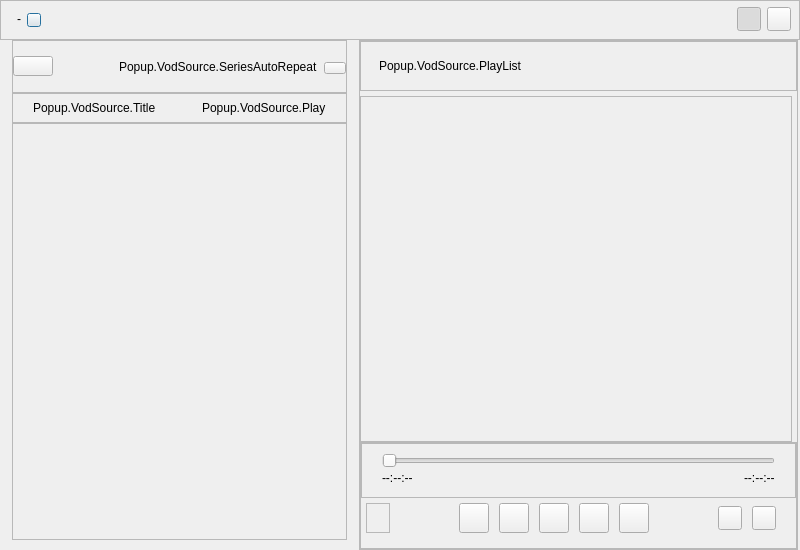
<?xml version="1.0" encoding="UTF-8"?>
<ui version="4.0">
 <class>AFQVodSourceDialog</class>
 <widget class="QDialog" name="AFQVodSourceDialog">
  <property name="geometry">
   <rect>
    <x>0</x>
    <y>0</y>
    <width>800</width>
    <height>550</height>
   </rect>
  </property>
  <property name="sizePolicy">
   <sizepolicy hsizetype="Preferred" vsizetype="Fixed">
    <horstretch>0</horstretch>
    <verstretch>0</verstretch>
   </sizepolicy>
  </property>
  <property name="minimumSize">
   <size>
    <width>800</width>
    <height>550</height>
   </size>
  </property>
  <property name="maximumSize">
   <size>
    <width>800</width>
    <height>16777215</height>
   </size>
  </property>
  <property name="windowTitle">
   <string>Dialog</string>
  </property>
  <property name="styleSheet">
   <string notr="true"/>
  </property>
  <layout class="QVBoxLayout" name="verticalLayout">
   <property name="spacing">
    <number>0</number>
   </property>
   <property name="leftMargin">
    <number>0</number>
   </property>
   <property name="topMargin">
    <number>0</number>
   </property>
   <property name="rightMargin">
    <number>0</number>
   </property>
   <property name="bottomMargin">
    <number>0</number>
   </property>
   <item>
    <widget class="QFrame" name="titleFrame">
     <property name="maximumSize">
      <size>
       <width>16777215</width>
       <height>50</height>
      </size>
     </property>
     <property name="frameShape">
      <enum>QFrame::StyledPanel</enum>
     </property>
     <property name="frameShadow">
      <enum>QFrame::Raised</enum>
     </property>
     <property name="MoveInAllArea" stdset="0">
      <bool>true</bool>
     </property>
     <layout class="QHBoxLayout" name="horizontalLayout_1">
      <property name="spacing">
       <number>6</number>
      </property>
      <property name="leftMargin">
       <number>16</number>
      </property>
      <property name="topMargin">
       <number>6</number>
      </property>
      <property name="rightMargin">
       <number>8</number>
      </property>
      <property name="bottomMargin">
       <number>8</number>
      </property>
      <item>
       <widget class="QLabel" name="labelCaption">
        <property name="text">
         <string>-</string>
        </property>
        <property name="labelType" stdset="0">
         <string>labelTitle</string>
        </property>
       </widget>
      </item>
      <item>
       <layout class="QVBoxLayout" name="verticalLayout_7">
        <property name="leftMargin">
         <number>0</number>
        </property>
        <property name="topMargin">
         <number>3</number>
        </property>
        <item>
         <widget class="QPushButton" name="pushButton_Refresh">
          <property name="minimumSize">
           <size>
            <width>14</width>
            <height>14</height>
           </size>
          </property>
          <property name="maximumSize">
           <size>
            <width>14</width>
            <height>14</height>
           </size>
          </property>
          <property name="text">
           <string/>
          </property>
          <property name="iconSize">
           <size>
            <width>14</width>
            <height>14</height>
           </size>
          </property>
          <property name="buttonType" stdset="0">
           <string>refreshButton</string>
          </property>
         </widget>
        </item>
       </layout>
      </item>
      <item>
       <spacer name="horizontalSpacer_2">
        <property name="orientation">
         <enum>Qt::Horizontal</enum>
        </property>
        <property name="sizeHint" stdset="0">
         <size>
          <width>40</width>
          <height>20</height>
         </size>
        </property>
       </spacer>
      </item>
      <item>
       <widget class="QPushButton" name="pushButton_LeftAreaOpen">
        <property name="minimumSize">
         <size>
          <width>24</width>
          <height>24</height>
         </size>
        </property>
        <property name="maximumSize">
         <size>
          <width>24</width>
          <height>24</height>
         </size>
        </property>
        <property name="text">
         <string/>
        </property>
        <property name="checkable">
         <bool>true</bool>
        </property>
        <property name="checked">
         <bool>true</bool>
        </property>
       </widget>
      </item>
      <item>
       <widget class="QPushButton" name="pushButton_Close">
        <property name="minimumSize">
         <size>
          <width>24</width>
          <height>24</height>
         </size>
        </property>
        <property name="maximumSize">
         <size>
          <width>24</width>
          <height>24</height>
         </size>
        </property>
        <property name="text">
         <string/>
        </property>
        <property name="buttonType" stdset="0">
         <string>closeButton</string>
        </property>
       </widget>
      </item>
     </layout>
    </widget>
   </item>
   <item>
    <layout class="QHBoxLayout" name="horizontalLayout_2" stretch="0,0">
     <property name="spacing">
      <number>0</number>
     </property>
     <property name="sizeConstraint">
      <enum>QLayout::SetDefaultConstraint</enum>
     </property>
     <property name="leftMargin">
      <number>0</number>
     </property>
     <property name="rightMargin">
      <number>0</number>
     </property>
     <property name="bottomMargin">
      <number>0</number>
     </property>
     <item>
      <widget class="QFrame" name="frameAniContents">
       <property name="minimumSize">
        <size>
         <width>359</width>
         <height>0</height>
        </size>
       </property>
       <property name="maximumSize">
        <size>
         <width>359</width>
         <height>16777215</height>
        </size>
       </property>
       <layout class="QVBoxLayout" name="verticalLayout_1">
        <property name="spacing">
         <number>0</number>
        </property>
        <property name="leftMargin">
         <number>12</number>
        </property>
        <property name="topMargin">
         <number>0</number>
        </property>
        <property name="rightMargin">
         <number>12</number>
        </property>
        <property name="bottomMargin">
         <number>10</number>
        </property>
        <item>
         <widget class="QStackedWidget" name="stackedWidget">
          <property name="currentIndex">
           <number>1</number>
          </property>
          <widget class="QFrame" name="contentsPage">
           <layout class="QVBoxLayout" name="verticalLayout_2">
            <property name="spacing">
             <number>0</number>
            </property>
            <property name="leftMargin">
             <number>0</number>
            </property>
            <property name="topMargin">
             <number>0</number>
            </property>
            <property name="rightMargin">
             <number>0</number>
            </property>
            <property name="bottomMargin">
             <number>0</number>
            </property>
            <item>
             <widget class="QFrame" name="frameAnimationListTop">
              <property name="minimumSize">
               <size>
                <width>0</width>
                <height>52</height>
               </size>
              </property>
              <property name="maximumSize">
               <size>
                <width>16777215</width>
                <height>52</height>
               </size>
              </property>
              <property name="frameShape">
               <enum>QFrame::StyledPanel</enum>
              </property>
              <property name="frameShadow">
               <enum>QFrame::Raised</enum>
              </property>
              <layout class="QHBoxLayout" name="horizontalLayout_3">
               <property name="spacing">
                <number>3</number>
               </property>
               <property name="leftMargin">
                <number>0</number>
               </property>
               <property name="topMargin">
                <number>0</number>
               </property>
               <property name="rightMargin">
                <number>0</number>
               </property>
               <property name="bottomMargin">
                <number>0</number>
               </property>
               <item>
                <widget class="QLabel" name="label_VodList">
                 <property name="text">
                  <string>Popup.VodSource.VodList</string>
                 </property>
                </widget>
               </item>
               <item>
                <spacer name="horizontalSpacer_6">
                 <property name="orientation">
                  <enum>Qt::Horizontal</enum>
                 </property>
                 <property name="sizeHint" stdset="0">
                  <size>
                   <width>40</width>
                   <height>20</height>
                  </size>
                 </property>
                </spacer>
               </item>
               <item>
                <widget class="QLabel" name="label_AnimeInfo">
                 <property name="minimumSize">
                  <size>
                   <width>0</width>
                   <height>18</height>
                  </size>
                 </property>
                 <property name="maximumSize">
                  <size>
                   <width>16777215</width>
                   <height>18</height>
                  </size>
                 </property>
                 <property name="text">
                  <string>Popup.VodSource.Caution</string>
                 </property>
                </widget>
               </item>
               <item>
                <layout class="QVBoxLayout" name="verticalLayout_10">
                 <property name="spacing">
                  <number>0</number>
                 </property>
                 <property name="leftMargin">
                  <number>0</number>
                 </property>
                 <property name="topMargin">
                  <number>3</number>
                 </property>
                 <item>
                  <widget class="AFQInfoTooltipButton" name="pushButton_VodInfo">
                   <property name="minimumSize">
                    <size>
                     <width>18</width>
                     <height>18</height>
                    </size>
                   </property>
                   <property name="maximumSize">
                    <size>
                     <width>18</width>
                     <height>18</height>
                    </size>
                   </property>
                   <property name="text">
                    <string/>
                   </property>
                   <property name="iconSize">
                    <size>
                     <width>18</width>
                     <height>18</height>
                    </size>
                   </property>
                  </widget>
                 </item>
                </layout>
               </item>
              </layout>
             </widget>
            </item>
            <item>
             <widget class="QFrame" name="frameEmptyContent">
              <property name="frameShape">
               <enum>QFrame::StyledPanel</enum>
              </property>
              <property name="frameShadow">
               <enum>QFrame::Raised</enum>
              </property>
              <layout class="QVBoxLayout" name="verticalLayout_8">
               <property name="spacing">
                <number>0</number>
               </property>
               <property name="leftMargin">
                <number>0</number>
               </property>
               <property name="topMargin">
                <number>0</number>
               </property>
               <property name="rightMargin">
                <number>0</number>
               </property>
               <property name="bottomMargin">
                <number>0</number>
               </property>
               <item>
                <widget class="QLabel" name="labelEmptyContent">
                 <property name="text">
                  <string>Popup.VodSource.EmptyPlayList_1</string>
                 </property>
                 <property name="alignment">
                  <set>Qt::AlignCenter</set>
                 </property>
                </widget>
               </item>
              </layout>
             </widget>
            </item>
            <item>
             <widget class="QScrollArea" name="contentsScrollArea">
              <property name="horizontalScrollBarPolicy">
               <enum>Qt::ScrollBarAlwaysOff</enum>
              </property>
              <property name="widgetResizable">
               <bool>true</bool>
              </property>
              <widget class="QWidget" name="scrollAreaWidgetContents">
               <property name="geometry">
                <rect>
                 <x>0</x>
                 <y>0</y>
                 <width>333</width>
                 <height>426</height>
                </rect>
               </property>
               <layout class="QVBoxLayout" name="layoutVodContentList">
                <property name="spacing">
                 <number>0</number>
                </property>
                <property name="leftMargin">
                 <number>0</number>
                </property>
                <property name="topMargin">
                 <number>0</number>
                </property>
                <property name="rightMargin">
                 <number>0</number>
                </property>
                <property name="bottomMargin">
                 <number>0</number>
                </property>
               </layout>
              </widget>
             </widget>
            </item>
           </layout>
          </widget>
          <widget class="QFrame" name="seasonPage">
           <layout class="QVBoxLayout" name="verticalLayout_3">
            <property name="spacing">
             <number>0</number>
            </property>
            <property name="leftMargin">
             <number>0</number>
            </property>
            <property name="topMargin">
             <number>0</number>
            </property>
            <property name="rightMargin">
             <number>0</number>
            </property>
            <property name="bottomMargin">
             <number>0</number>
            </property>
            <item>
             <widget class="QFrame" name="frameSeasonTop">
              <property name="minimumSize">
               <size>
                <width>0</width>
                <height>53</height>
               </size>
              </property>
              <property name="maximumSize">
               <size>
                <width>16777215</width>
                <height>53</height>
               </size>
              </property>
              <property name="frameShape">
               <enum>QFrame::StyledPanel</enum>
              </property>
              <property name="frameShadow">
               <enum>QFrame::Raised</enum>
              </property>
              <layout class="QHBoxLayout" name="horizontalLayout_4">
               <property name="leftMargin">
                <number>0</number>
               </property>
               <property name="rightMargin">
                <number>0</number>
               </property>
               <item>
                <widget class="QPushButton" name="pushButton_Back">
                 <property name="sizePolicy">
                  <sizepolicy hsizetype="Preferred" vsizetype="Fixed">
                   <horstretch>0</horstretch>
                   <verstretch>0</verstretch>
                  </sizepolicy>
                 </property>
                 <property name="minimumSize">
                  <size>
                   <width>0</width>
                   <height>20</height>
                  </size>
                 </property>
                 <property name="maximumSize">
                  <size>
                   <width>16777215</width>
                   <height>20</height>
                  </size>
                 </property>
                 <property name="text">
                  <string/>
                 </property>
                 <property name="iconSize">
                  <size>
                   <width>14</width>
                   <height>14</height>
                  </size>
                 </property>
                </widget>
               </item>
               <item>
                <spacer name="horizontalSpacer_7">
                 <property name="orientation">
                  <enum>Qt::Horizontal</enum>
                 </property>
                 <property name="sizeHint" stdset="0">
                  <size>
                   <width>40</width>
                   <height>20</height>
                  </size>
                 </property>
                </spacer>
               </item>
               <item>
                <widget class="QLabel" name="label_SeriesRepeatInfo">
                 <property name="text">
                  <string>Popup.VodSource.SeriesAutoRepeat</string>
                 </property>
                </widget>
               </item>
               <item>
                <layout class="QVBoxLayout" name="verticalLayout_4">
                 <property name="leftMargin">
                  <number>0</number>
                 </property>
                 <property name="topMargin">
                  <number>4</number>
                 </property>
                 <item>
                  <widget class="AFQToggleButton" name="toggleButton_RepeatSeries">
                   <property name="minimumSize">
                    <size>
                     <width>22</width>
                     <height>12</height>
                    </size>
                   </property>
                   <property name="maximumSize">
                    <size>
                     <width>22</width>
                     <height>12</height>
                    </size>
                   </property>
                   <property name="text">
                    <string/>
                   </property>
                  </widget>
                 </item>
                </layout>
               </item>
              </layout>
             </widget>
            </item>
            <item>
             <widget class="QFrame" name="frameSeasonList">
              <property name="minimumSize">
               <size>
                <width>0</width>
                <height>30</height>
               </size>
              </property>
              <property name="maximumSize">
               <size>
                <width>16777215</width>
                <height>30</height>
               </size>
              </property>
              <property name="frameShape">
               <enum>QFrame::StyledPanel</enum>
              </property>
              <property name="frameShadow">
               <enum>QFrame::Raised</enum>
              </property>
              <layout class="QHBoxLayout" name="horizontalLayout_5">
               <property name="spacing">
                <number>0</number>
               </property>
               <property name="leftMargin">
                <number>20</number>
               </property>
               <property name="topMargin">
                <number>0</number>
               </property>
               <property name="rightMargin">
                <number>20</number>
               </property>
               <property name="bottomMargin">
                <number>0</number>
               </property>
               <item>
                <widget class="QLabel" name="label_SeasonName">
                 <property name="text">
                  <string>Popup.VodSource.Title</string>
                 </property>
                </widget>
               </item>
               <item>
                <spacer name="horizontalSpacer_8">
                 <property name="orientation">
                  <enum>Qt::Horizontal</enum>
                 </property>
                 <property name="sizeHint" stdset="0">
                  <size>
                   <width>40</width>
                   <height>20</height>
                  </size>
                 </property>
                </spacer>
               </item>
               <item>
                <widget class="QLabel" name="label_SeasonAdd">
                 <property name="text">
                  <string>Popup.VodSource.Play</string>
                 </property>
                </widget>
               </item>
              </layout>
             </widget>
            </item>
            <item>
             <widget class="QScrollArea" name="scrollArea_2">
              <property name="horizontalScrollBarPolicy">
               <enum>Qt::ScrollBarAlwaysOff</enum>
              </property>
              <property name="widgetResizable">
               <bool>true</bool>
              </property>
              <widget class="QWidget" name="scrollAreaSeasonInfo">
               <property name="geometry">
                <rect>
                 <x>0</x>
                 <y>0</y>
                 <width>333</width>
                 <height>413</height>
                </rect>
               </property>
               <layout class="QVBoxLayout" name="layoutVodContentList_2">
                <property name="spacing">
                 <number>10</number>
                </property>
                <property name="leftMargin">
                 <number>0</number>
                </property>
                <property name="topMargin">
                 <number>10</number>
                </property>
                <property name="rightMargin">
                 <number>0</number>
                </property>
                <property name="bottomMargin">
                 <number>10</number>
                </property>
               </layout>
              </widget>
             </widget>
            </item>
           </layout>
          </widget>
         </widget>
        </item>
       </layout>
      </widget>
     </item>
     <item>
      <widget class="QFrame" name="vodListFrame">
       <property name="minimumSize">
        <size>
         <width>439</width>
         <height>0</height>
        </size>
       </property>
       <property name="maximumSize">
        <size>
         <width>439</width>
         <height>16777215</height>
        </size>
       </property>
       <property name="frameShape">
        <enum>QFrame::StyledPanel</enum>
       </property>
       <property name="frameShadow">
        <enum>QFrame::Raised</enum>
       </property>
       <layout class="QVBoxLayout" name="verticalLayout_5">
        <property name="spacing">
         <number>0</number>
        </property>
        <property name="leftMargin">
         <number>0</number>
        </property>
        <property name="topMargin">
         <number>0</number>
        </property>
        <property name="rightMargin">
         <number>0</number>
        </property>
        <property name="bottomMargin">
         <number>0</number>
        </property>
        <item>
         <widget class="QFrame" name="framePlayList">
          <property name="minimumSize">
           <size>
            <width>0</width>
            <height>50</height>
           </size>
          </property>
          <property name="maximumSize">
           <size>
            <width>16777215</width>
            <height>100</height>
           </size>
          </property>
          <property name="frameShape">
           <enum>QFrame::StyledPanel</enum>
          </property>
          <property name="frameShadow">
           <enum>QFrame::Raised</enum>
          </property>
          <layout class="QVBoxLayout" name="verticalLayout_6">
           <property name="leftMargin">
            <number>10</number>
           </property>
           <property name="topMargin">
            <number>10</number>
           </property>
           <property name="bottomMargin">
            <number>10</number>
           </property>
           <item>
            <layout class="QHBoxLayout" name="horizontalLayout_6">
             <property name="spacing">
              <number>0</number>
             </property>
             <property name="leftMargin">
              <number>8</number>
             </property>
             <item>
              <widget class="QLabel" name="label_PlayListCount">
               <property name="text">
                <string>Popup.VodSource.PlayList</string>
               </property>
              </widget>
             </item>
             <item>
              <spacer name="horizontalSpacer_5">
               <property name="orientation">
                <enum>Qt::Horizontal</enum>
               </property>
               <property name="sizeHint" stdset="0">
                <size>
                 <width>40</width>
                 <height>20</height>
                </size>
               </property>
              </spacer>
             </item>
            </layout>
           </item>
          </layout>
         </widget>
        </item>
        <item>
         <layout class="QVBoxLayout" name="verticalLayout_9">
          <property name="spacing">
           <number>0</number>
          </property>
          <property name="leftMargin">
           <number>0</number>
          </property>
          <property name="topMargin">
           <number>5</number>
          </property>
          <property name="rightMargin">
           <number>5</number>
          </property>
          <item>
           <widget class="QScrollArea" name="vodListscrollArea">
            <property name="sizePolicy">
             <sizepolicy hsizetype="Preferred" vsizetype="Expanding">
              <horstretch>0</horstretch>
              <verstretch>0</verstretch>
             </sizepolicy>
            </property>
            <property name="horizontalScrollBarPolicy">
             <enum>Qt::ScrollBarAlwaysOff</enum>
            </property>
            <property name="widgetResizable">
             <bool>true</bool>
            </property>
            <widget class="AFQVodListScrollAreaContents" name="vodListscrollAreaContents">
             <property name="geometry">
              <rect>
               <x>0</x>
               <y>0</y>
               <width>429</width>
               <height>332</height>
              </rect>
             </property>
            </widget>
           </widget>
          </item>
         </layout>
        </item>
        <item>
         <widget class="QFrame" name="frameControl">
          <property name="frameShape">
           <enum>QFrame::StyledPanel</enum>
          </property>
          <property name="frameShadow">
           <enum>QFrame::Raised</enum>
          </property>
          <layout class="QVBoxLayout" name="vLayoutControlFrame">
           <property name="spacing">
            <number>0</number>
           </property>
           <property name="leftMargin">
            <number>0</number>
           </property>
           <property name="topMargin">
            <number>0</number>
           </property>
           <property name="rightMargin">
            <number>0</number>
           </property>
           <property name="bottomMargin">
            <number>0</number>
           </property>
           <item>
            <widget class="QFrame" name="frameSeekingBar">
             <property name="frameShape">
              <enum>QFrame::StyledPanel</enum>
             </property>
             <property name="frameShadow">
              <enum>QFrame::Raised</enum>
             </property>
             <layout class="QVBoxLayout" name="layouySeekingBar">
              <property name="spacing">
               <number>0</number>
              </property>
              <property name="leftMargin">
               <number>20</number>
              </property>
              <property name="rightMargin">
               <number>20</number>
              </property>
              <item>
               <widget class="AbsoluteSlider" name="slider_VodMedia">
                <property name="maximum">
                 <number>100</number>
                </property>
                <property name="singleStep">
                 <number>0</number>
                </property>
                <property name="pageStep">
                 <number>0</number>
                </property>
                <property name="orientation">
                 <enum>Qt::Horizontal</enum>
                </property>
                <property name="invertedAppearance">
                 <bool>false</bool>
                </property>
                <property name="invertedControls">
                 <bool>false</bool>
                </property>
               </widget>
              </item>
              <item>
               <layout class="QHBoxLayout" name="horizontalLayout_7">
                <property name="spacing">
                 <number>0</number>
                </property>
                <property name="leftMargin">
                 <number>0</number>
                </property>
                <property name="topMargin">
                 <number>0</number>
                </property>
                <property name="rightMargin">
                 <number>0</number>
                </property>
                <property name="bottomMargin">
                 <number>0</number>
                </property>
                <item>
                 <widget class="QLabel" name="label_CurrentTime">
                  <property name="text">
                   <string>--:--:--</string>
                  </property>
                 </widget>
                </item>
                <item>
                 <spacer name="horizontalSpacer">
                  <property name="orientation">
                   <enum>Qt::Horizontal</enum>
                  </property>
                  <property name="sizeHint" stdset="0">
                   <size>
                    <width>40</width>
                    <height>20</height>
                   </size>
                  </property>
                 </spacer>
                </item>
                <item>
                 <widget class="QLabel" name="label_Duration">
                  <property name="text">
                   <string>--:--:--</string>
                  </property>
                 </widget>
                </item>
               </layout>
              </item>
             </layout>
            </widget>
           </item>
           <item>
            <layout class="QHBoxLayout" name="horizontalLayout_8">
             <property name="spacing">
              <number>10</number>
             </property>
             <property name="leftMargin">
              <number>5</number>
             </property>
             <property name="topMargin">
              <number>5</number>
             </property>
             <property name="rightMargin">
              <number>20</number>
             </property>
             <property name="bottomMargin">
              <number>15</number>
             </property>
             <item>
              <widget class="QFrame" name="frameEmpty">
               <property name="minimumSize">
                <size>
                 <width>24</width>
                 <height>0</height>
                </size>
               </property>
               <property name="maximumSize">
                <size>
                 <width>24</width>
                 <height>16777215</height>
                </size>
               </property>
               <property name="frameShape">
                <enum>QFrame::StyledPanel</enum>
               </property>
               <property name="frameShadow">
                <enum>QFrame::Raised</enum>
               </property>
              </widget>
             </item>
             <item>
              <spacer name="horizontalSpacer_3">
               <property name="orientation">
                <enum>Qt::Horizontal</enum>
               </property>
               <property name="sizeType">
                <enum>QSizePolicy::Expanding</enum>
               </property>
               <property name="sizeHint" stdset="0">
                <size>
                 <width>40</width>
                 <height>20</height>
                </size>
               </property>
              </spacer>
             </item>
             <item>
              <widget class="QPushButton" name="pushButton_Prev">
               <property name="minimumSize">
                <size>
                 <width>30</width>
                 <height>30</height>
                </size>
               </property>
               <property name="maximumSize">
                <size>
                 <width>30</width>
                 <height>30</height>
                </size>
               </property>
               <property name="toolTip">
                <string>Popup.VodSource.Prev</string>
               </property>
               <property name="text">
                <string/>
               </property>
               <property name="iconSize">
                <size>
                 <width>30</width>
                 <height>30</height>
                </size>
               </property>
              </widget>
             </item>
             <item>
              <widget class="QPushButton" name="pushButton_Play">
               <property name="minimumSize">
                <size>
                 <width>30</width>
                 <height>30</height>
                </size>
               </property>
               <property name="maximumSize">
                <size>
                 <width>30</width>
                 <height>30</height>
                </size>
               </property>
               <property name="toolTip">
                <string>Popup.VodSource.Play</string>
               </property>
               <property name="text">
                <string/>
               </property>
               <property name="iconSize">
                <size>
                 <width>30</width>
                 <height>30</height>
                </size>
               </property>
              </widget>
             </item>
             <item>
              <widget class="QPushButton" name="pushButton_Pause">
               <property name="minimumSize">
                <size>
                 <width>30</width>
                 <height>30</height>
                </size>
               </property>
               <property name="maximumSize">
                <size>
                 <width>30</width>
                 <height>30</height>
                </size>
               </property>
               <property name="toolTip">
                <string>Popup.VodSource.Pause</string>
               </property>
               <property name="text">
                <string/>
               </property>
               <property name="iconSize">
                <size>
                 <width>30</width>
                 <height>30</height>
                </size>
               </property>
              </widget>
             </item>
             <item>
              <widget class="QPushButton" name="pushButton_Next">
               <property name="minimumSize">
                <size>
                 <width>30</width>
                 <height>30</height>
                </size>
               </property>
               <property name="maximumSize">
                <size>
                 <width>30</width>
                 <height>30</height>
                </size>
               </property>
               <property name="toolTip">
                <string>Popup.VodSource.Next</string>
               </property>
               <property name="text">
                <string/>
               </property>
               <property name="iconSize">
                <size>
                 <width>30</width>
                 <height>30</height>
                </size>
               </property>
              </widget>
             </item>
             <item>
              <widget class="QPushButton" name="pushButton_Stop">
               <property name="minimumSize">
                <size>
                 <width>30</width>
                 <height>30</height>
                </size>
               </property>
               <property name="maximumSize">
                <size>
                 <width>30</width>
                 <height>30</height>
                </size>
               </property>
               <property name="toolTip">
                <string>Popup.VodSource.Stop</string>
               </property>
               <property name="text">
                <string/>
               </property>
               <property name="iconSize">
                <size>
                 <width>30</width>
                 <height>30</height>
                </size>
               </property>
              </widget>
             </item>
             <item>
              <spacer name="horizontalSpacer_4">
               <property name="orientation">
                <enum>Qt::Horizontal</enum>
               </property>
               <property name="sizeHint" stdset="0">
                <size>
                 <width>40</width>
                 <height>20</height>
                </size>
               </property>
              </spacer>
             </item>
             <item>
              <widget class="QPushButton" name="pushButton_RepeatSeries">
               <property name="minimumSize">
                <size>
                 <width>24</width>
                 <height>24</height>
                </size>
               </property>
               <property name="maximumSize">
                <size>
                 <width>24</width>
                 <height>24</height>
                </size>
               </property>
               <property name="toolTip">
                <string>Popup.VodSource.Repeat</string>
               </property>
               <property name="text">
                <string/>
               </property>
              </widget>
             </item>
             <item>
              <widget class="QPushButton" name="pushButton_Repeat">
               <property name="sizePolicy">
                <sizepolicy hsizetype="Minimum" vsizetype="Fixed">
                 <horstretch>0</horstretch>
                 <verstretch>0</verstretch>
                </sizepolicy>
               </property>
               <property name="minimumSize">
                <size>
                 <width>24</width>
                 <height>24</height>
                </size>
               </property>
               <property name="maximumSize">
                <size>
                 <width>24</width>
                 <height>24</height>
                </size>
               </property>
               <property name="toolTip">
                <string>Popup.VodSource.Repeat</string>
               </property>
               <property name="text">
                <string/>
               </property>
               <property name="iconSize">
                <size>
                 <width>24</width>
                 <height>24</height>
                </size>
               </property>
               <property name="checkable">
                <bool>true</bool>
               </property>
               <property name="autoRepeat">
                <bool>false</bool>
               </property>
              </widget>
             </item>
            </layout>
           </item>
          </layout>
         </widget>
        </item>
       </layout>
      </widget>
     </item>
    </layout>
   </item>
  </layout>
 </widget>
 <customwidgets>
  <customwidget>
   <class>AFQInfoTooltipButton</class>
   <extends>QPushButton</extends>
   <header>UIComponent/CInfoTooltipButton.h</header>
  </customwidget>
  <customwidget>
   <class>AFQToggleButton</class>
   <extends>QPushButton</extends>
   <header>UIComponent/CBasicToggleButton.h</header>
  </customwidget>
  <customwidget>
   <class>AbsoluteSlider</class>
   <extends>QSlider</extends>
   <header>obs-studio-ui/absolute-slider.hpp</header>
  </customwidget>
  <customwidget>
   <class>AFQVodListScrollAreaContents</class>
   <extends>QWidget</extends>
   <header>PopupWindows/SourceDialog/SOOPVodSource/VodSourceDialog/CVodListScrollAreaContents.h</header>
   <container>1</container>
  </customwidget>
 </customwidgets>
 <resources/>
 <connections/>
</ui>
